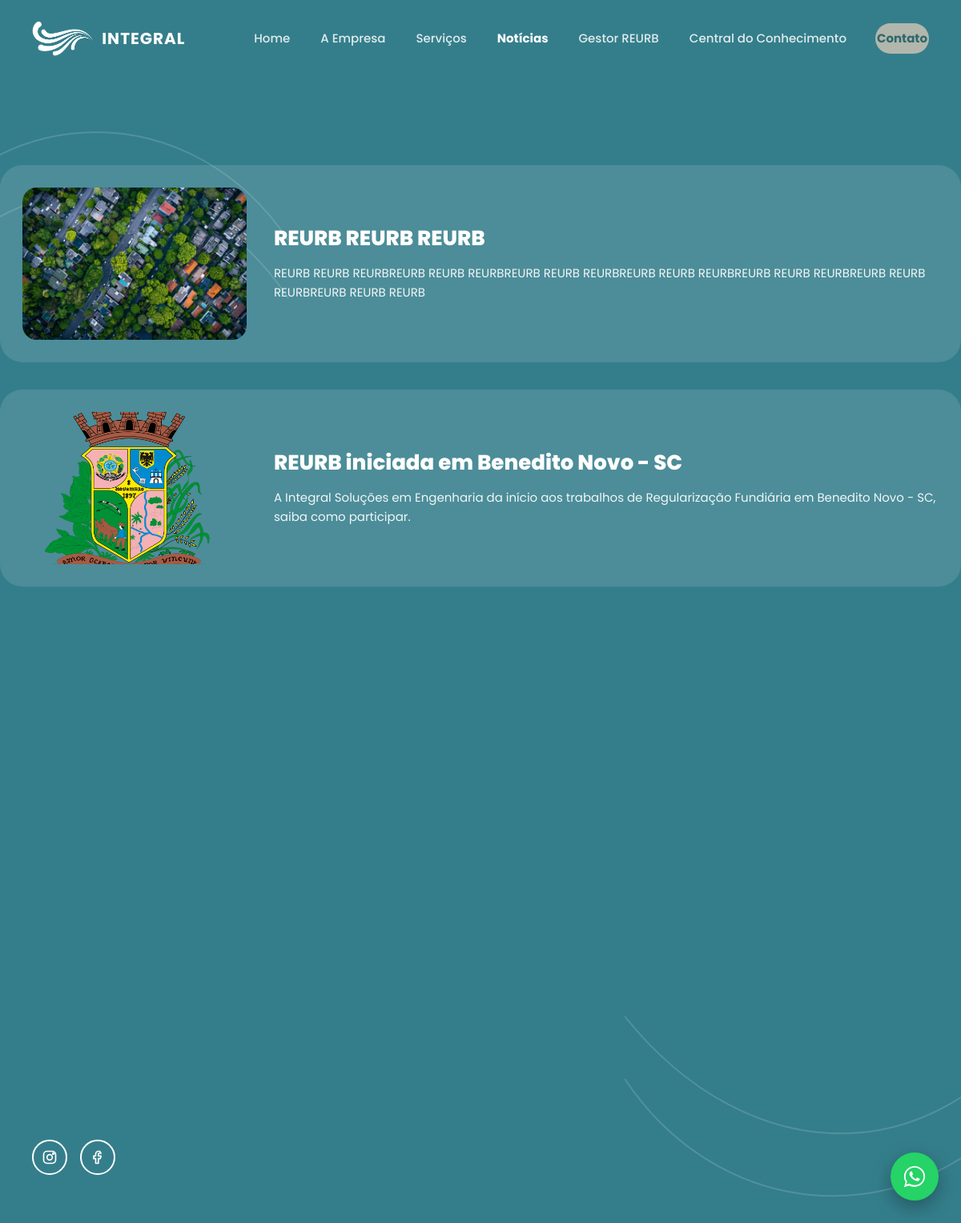
Screenshot of /noticias.php?slug=reurb-benedito-novo with the database file from the repository.
### tables this page shows
CREATE TABLE noticias (
            id INTEGER PRIMARY KEY AUTOINCREMENT,
            titulo TEXT NOT NULL,
            slug TEXT NOT NULL UNIQUE,
            resumo TEXT NOT NULL,
            conteudo TEXT NOT NULL,
            imagem TEXT,
            status TEXT NOT NULL DEFAULT 'publicado', -- 'publicado' | 'rascunho'
            data_publicacao TEXT NOT NULL,
            created_at TEXT NOT NULL DEFAULT CURRENT_TIMESTAMP,
            updated_at TEXT NOT NULL DEFAULT CURRENT_TIMESTAMP
        );

### includes/noticias.php (called while the page is built, shortened)
<?php
function listarNoticias(bool $apenasPublicadas = false): array
{
    $pdo = db();
    $sql = 'SELECT * FROM noticias';
    if ($apenasPublicadas) {
        $sql .= " WHERE status = 'publicado'";
    }
    $sql .= ' ORDER BY date(data_publicacao) DESC, id DESC';
    return $pdo->query($sql)->fetchAll();
}
function buscarNoticiaPorSlug(string $slug): ?array
{
    $pdo = db();
    $stmt = $pdo->prepare('SELECT * FROM noticias WHERE slug = ?');
    $stmt->execute([$slug]);
    $row = $stmt->fetch();
    return $row ?: null;
}
function e(?string $valor): string
{
    return htmlspecialchars($valor ?? '', ENT_QUOTES, 'UTF-8');
}

### noticias.php (the view, shortened to what this page needs)
<?php
require_once __DIR__ . '/includes/noticias.php';
$listaNoticias = listarNoticias(true);
$slugSelecionado = isset($_GET['slug']) ? trim($_GET['slug']) : null;
$noticiaDetalhe = null;
if ($slugSelecionado) {
    $candidata = buscarNoticiaPorSlug($slugSelecionado);
    if ($candidata && $candidata['status'] === 'publicado') {
        $noticiaDetalhe = $candidata;
    }
}
?>
<!DOCTYPE html>
<html lang="pt-BR">
<head>
<link rel="stylesheet" href="css/style.css">
<link rel="stylesheet" href="css/responsive.css">
<link rel="stylesheet" href="css/animations.css">
<link rel="stylesheet" href="css/redesign.css">
</head>
<body>
<div class="bg-lines">
  <svg class="bottom-right" viewBox="0 0 400 400" xmlns="http://www.w3.org/2000/svg" fill="none">
    <path d="M0 200 C 100 350, 300 350, 400 200" stroke="white" stroke-width="1.5"/>
    <path d="M0 140 C 120 290, 300 290, 400 140" stroke="white" stroke-width="1.5"/>
  </svg>
</div>
<header class="site-header">
  <div class="container header-inner">
    <a href="index.html" class="logo">
      <img src="images/mcl/logo-icon-white.png" alt="Símbolo Integral" class="logo-mark-small" loading="lazy">
      <span class="logo-text">INTEGRAL</span>
    </a>
    <nav class="main-nav">
      <a href="index.html#home" class="">Home</a>
<a href="index.html#empresa" class="">A Empresa</a>
<a href="index.html#servicos" class="">Serviços</a>
<a href="noticias.php" class="active">Notícias</a>
<a href="gestor-reurb.html" class="">Gestor REURB</a>
<a href="conhecimento.html" class="">Central do Conhecimento</a>
      <a href="contato.html" class="btn-contato">Contato</a>
    </nav>
  </div>
</header>
<main>
<section class="section container">
  <?php if (empty($listaNoticias)): ?>
    <p style="text-align:center; padding: 40px 0;">Nenhuma notícia publicada no momento.</p>
  <?php else: ?>
    <div class="noticias-list">
      <?php foreach ($listaNoticias as $noticia): ?>
        <a href="noticias.php?slug=<?= e($noticia['slug']) ?>#noticia-detalhe" class="noticia-item reveal">
          <img src="<?= e($noticia['imagem'] ?: 'images/noticia-major-vieira.jpg') ?>" alt="<?= e($noticia['titulo']) ?>" loading="lazy">
          <div>
            <h3><?= nl2br(e($noticia['titulo'])) ?></h3>
            <p><?= e($noticia['resumo']) ?></p>
          </div>
        </a>
      <?php endforeach; ?>
    </div>
  <?php endif; ?>
</section>
<?php if ($noticiaDetalhe): ?>
<section id="noticia-detalhe" class="section container noticia-detail">
</section>
<?php endif; ?>
</main>
<footer class="site-footer">
  <div class="container">
    <div class="footer-social">
      <a href="https://instagram.com" target="_blank" rel="noopener" aria-label="Instagram"><svg viewBox="0 0 24 24" fill="none" stroke="currentColor" stroke-width="2" stroke-linecap="round" stroke-linejoin="round"><rect x="3" y="3" width="18" height="18" rx="5"/><circle cx="12" cy="12" r="4"/><circle cx="17.5" cy="6.5" r="1"/></svg></a>
      <a href="https://facebook.com" target="_blank" rel="noopener" aria-label="Facebook"><svg viewBox="0 0 24 24" fill="none" stroke="currentColor" stroke-width="2" stroke-linecap="round" stroke-linejoin="round"><path d="M15 3h-2a4 4 0 0 0-4 4v3H6v4h3v7h4v-7h3l1-4h-4V7a1 1 0 0 1 1-1h3z"/></svg></a>
    </div>
  </div>
</footer>
<a href="https://wa.me/554733100136" class="whatsapp-float" target="_blank" rel="noopener" aria-label="WhatsApp"></a>
</body>
</html>

### css/style.css (style rules this page uses)
:root { --color-bg: #347e8b; --color-bg-alt: #2d6d78; --color-bg-soft: #297180; --color-section-light: #f8f6f7; --color-card: rgba(255, 255, 255, 0.12); --color-card-strong: rgba(255, 255, 255, 0.18); --color-white: #ffffff; --color-beige: #c9c2b3; --color-beige-hover: #dcd6c9; --color-green: #4caf50; --color-wheel-green: #7dd44f; --color-wheel-gray: #cfd3d8; --color-teal-text: #2f6567; --color-teal-text-strong: #245257; --color-star: #f5a623; --color-line: rgba(255, 255, 255, 0.25); --color-gray-card: #eef1f1; --font-display: 'Poppins', sans-serif; --font-body: 'Poppins', sans-serif; --container: 1360px; --radius-lg: 28px; --radius-md: 18px; --radius-sm: 10px; --radius-pill: 999px; --header-h: 96px; }
* { margin: 0; padding: 0; box-sizing: border-box; }
html { scroll-behavior: smooth; }
body { font-family: var(--font-body); background: var(--color-bg); color: var(--color-white); line-height: 1.5; overflow-x: hidden; }
img { max-width: 100%; display: block; }
a { color: inherit; text-decoration: none; }
.container { max-width: var(--container); margin: 0 auto; padding: 0 40px; }
.bg-lines { position: fixed; inset: 0; pointer-events: none; z-index: 0; overflow: hidden; }
.bg-lines svg { position: absolute; opacity: 0.15; }
.bg-lines .bottom-right { bottom: -80px; right: -100px; width: 520px; }
.site-header { position: sticky; top: 0; left: 0; right: 0; z-index: 200; height: var(--header-h); display: flex; align-items: center; background: var(--color-bg); transition: box-shadow .3s ease, background .3s ease; }
.header-inner { width: 100%; display: flex; align-items: center; justify-content: space-between; gap: 24px; }
.logo { display: flex; align-items: center; gap: 10px; font-family: var(--font-display); font-weight: 700; letter-spacing: 1px; font-size: 20px; }
.logo img { height: 44px; width: auto; object-fit: contain; }
.logo-text { display: flex; flex-direction: column; line-height: 1; }
.main-nav { display: flex; align-items: center; gap: 34px; font-weight: 500; font-size: 15px; }
.main-nav a { opacity: 0.85; padding: 8px 2px; position: relative; transition: opacity .2s ease; white-space: nowrap; }
.main-nav a.active { font-weight: 700; opacity: 1; }
.btn-contato { background: var(--color-beige); color: var(--color-teal-text); font-weight: 700; padding: 12px 30px; border-radius: var(--radius-pill); font-size: 15px; transition: background .25s ease, transform .2s ease; white-space: nowrap; }
main { position: relative; z-index: 1; }
.section { padding: 90px 0; position: relative; }
.reveal { opacity: 0; transform: translateY(28px); transition: opacity .7s ease, transform .7s ease; }
.reveal.in-view { opacity: 1; transform: translateY(0); }
.noticias-list { display: flex; flex-direction: column; gap: 34px; padding-top: 20px; }
.noticia-item { display: grid; grid-template-columns: 280px 1fr; gap: 34px; background: var(--color-card); border-radius: var(--radius-lg); padding: 28px; align-items: center; transition: background .25s ease, transform .25s ease; }
.noticia-item img { border-radius: var(--radius-md); width: 100%; height: 190px; object-fit: cover; }
.noticia-item h3 { font-size: 26px; font-weight: 800; margin-bottom: 14px; line-height: 1.3; }
.noticia-item p { font-size: 15px; opacity: 0.92; line-height: 1.6; }
.noticia-detail { display: grid; grid-template-columns: 1fr 1fr; gap: 50px; align-items: flex-start; padding-top: 20px; }
.site-footer { padding: 30px 0 60px; position: relative; z-index: 1; }
.footer-social { display: flex; gap: 16px; }
.footer-social a { width: 44px; height: 44px; border-radius: 50%; border: 2px solid var(--color-white); display: flex; align-items: center; justify-content: center; transition: background .25s ease, color .25s ease; }
.footer-social svg { width: 20px; height: 20px; }
.whatsapp-float { position: fixed; bottom: 28px; right: 28px; width: 60px; height: 60px; background: #25D366; border-radius: 50%; display: flex; align-items: center; justify-content: center; box-shadow: 0 8px 24px rgba(0,0,0,0.3); z-index: 150; transition: transform .2s ease; }
.whatsapp-float svg { width: 30px; height: 30px; color: white; }

### rows the page displays
noticias: imagem (picture), titulo "REURB REURB REURB", resumo "REURB REURB REURBREURB REURB REURBREURB REURB REURBREURB REURB REURBREURB REURB REURBREURB REURB REURBREURB REURB REURB"
noticias: imagem (picture), titulo "REURB iniciada em Benedito Novo - SC", resumo "A Integral Soluções em Engenharia da início aos trabalhos de Regularização Fundiária em Benedito Novo - SC, saiba como participar."
